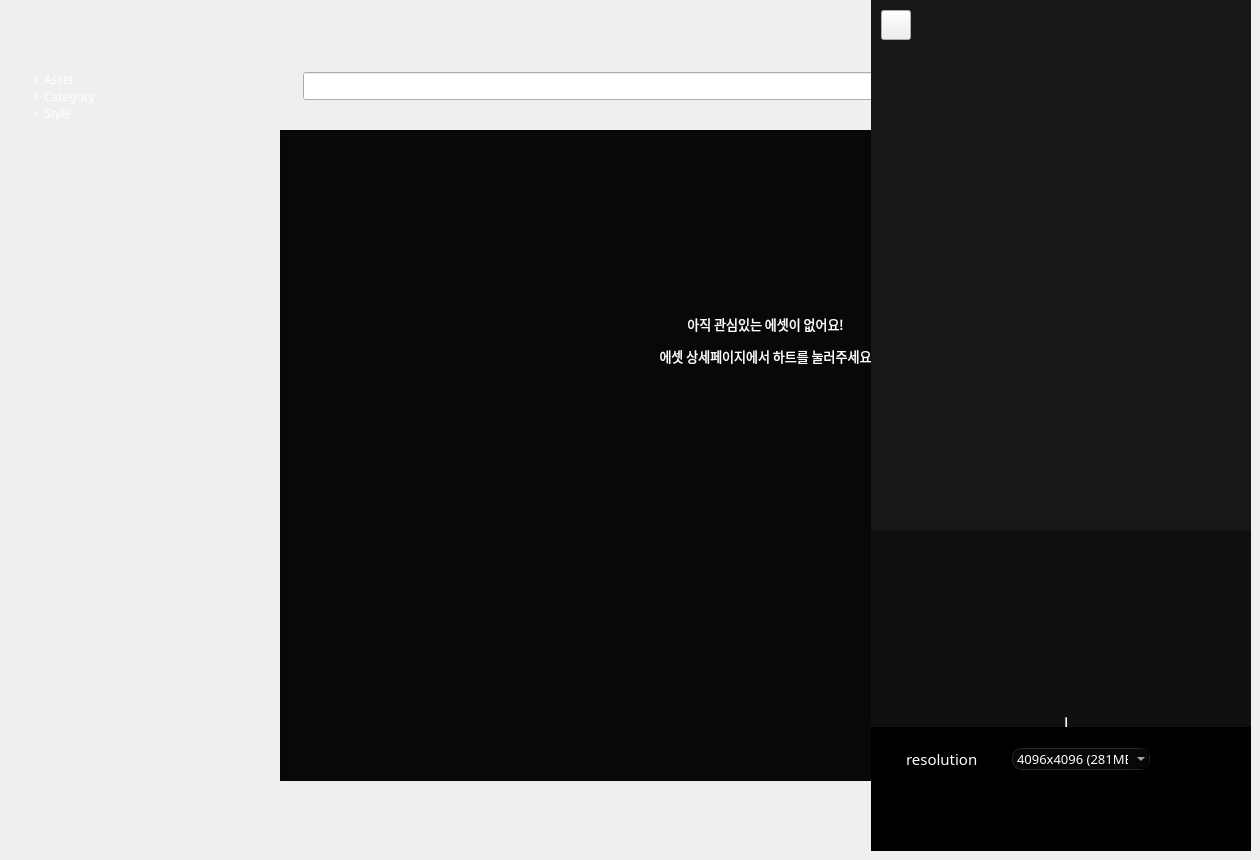
  <widget class="QWidget" name="centralwidget">
   <property name="sizePolicy">
    <sizepolicy hsizetype="Expanding" vsizetype="Expanding">
     <horstretch>0</horstretch>
     <verstretch>0</verstretch>
    </sizepolicy>
   </property>
   <widget class="QTableWidget" name="tableWidget">
    <property name="geometry">
     <rect>
      <x>280</x>
      <y>130</y>
      <width>971</width>
      <height>651</height>
     </rect>
    </property>
    <property name="sizePolicy">
     <sizepolicy hsizetype="Preferred" vsizetype="Expanding">
      <horstretch>0</horstretch>
      <verstretch>0</verstretch>
     </sizepolicy>
    </property>
    <property name="font">
     <font>
      <family>Pretendard</family>
     </font>
    </property>
    <property name="focusPolicy">
     <enum>Qt::FocusPolicy::NoFocus</enum>
    </property>
    <property name="styleSheet">
     <string notr="true">background: #080808;

</string>
    </property>
    <property name="verticalScrollBarPolicy">
     <enum>Qt::ScrollBarPolicy::ScrollBarAsNeeded</enum>
    </property>
    <property name="horizontalScrollBarPolicy">
     <enum>Qt::ScrollBarPolicy::ScrollBarAsNeeded</enum>
    </property>
    <property name="sizeAdjustPolicy">
     <enum>QAbstractScrollArea::SizeAdjustPolicy::AdjustIgnored</enum>
    </property>
    <property name="autoScroll">
     <bool>false</bool>
    </property>
    <property name="autoScrollMargin">
     <number>0</number>
    </property>
    <property name="textElideMode">
     <enum>Qt::TextElideMode::ElideLeft</enum>
    </property>
    <property name="showGrid">
     <bool>true</bool>
    </property>
    <property name="columnCount">
     <number>5</number>
    </property>
    <attribute name="horizontalHeaderVisible">
     <bool>false</bool>
    </attribute>
    <attribute name="horizontalHeaderDefaultSectionSize">
     <number>180</number>
    </attribute>
    <attribute name="horizontalHeaderHighlightSections">
     <bool>false</bool>
    </attribute>
    <attribute name="verticalHeaderVisible">
     <bool>false</bool>
    </attribute>
    <attribute name="verticalHeaderMinimumSectionSize">
     <number>180</number>
    </attribute>
    <attribute name="verticalHeaderDefaultSectionSize">
     <number>180</number>
    </attribute>
    <attribute name="verticalHeaderHighlightSections">
     <bool>false</bool>
    </attribute>
    <column>
     <property name="text">
      <string>New Column</string>
     </property>
     <property name="font">
      <font>
       <family>Pretendard</family>
      </font>
     </property>
    </column>
    <column>
     <property name="text">
      <string>New Column</string>
     </property>
     <property name="font">
      <font>
       <family>Pretendard</family>
      </font>
     </property>
    </column>
    <column>
     <property name="text">
      <string>New Column</string>
     </property>
     <property name="font">
      <font>
       <family>Pretendard</family>
      </font>
     </property>
    </column>
    <column/>
    <column/>
   </widget>
   <widget class="QLabel" name="label">
    <property name="geometry">
     <rect>
      <x>0</x>
      <y>0</y>
      <width>1251</width>
      <height>801</height>
     </rect>
    </property>
    <property name="styleSheet">
     <string notr="true">background-image: url('/home/llly/spirit/source/bg.png');
background-repeat: no-repeat; 
background-position: center;  
border: none;              
color:#ffffff;

background-color: transparent;</string>
    </property>
    <property name="text">
     <string/>
    </property>
   </widget>
   <widget class="QLabel" name="user_num">
    <property name="geometry">
     <rect>
      <x>1133</x>
      <y>12</y>
      <width>63</width>
      <height>31</height>
     </rect>
    </property>
    <property name="font">
     <font>
      <family>Pretendard</family>
      <pointsize>9</pointsize>
     </font>
    </property>
    <property name="styleSheet">
     <string notr="true">background:transmission;
color:#A2A2A2;</string>
    </property>
    <property name="text">
     <string/>
    </property>
   </widget>
   <widget class="QComboBox" name="comboBox">
    <property name="geometry">
     <rect>
      <x>1104</x>
      <y>70</y>
      <width>111</width>
      <height>31</height>
     </rect>
    </property>
    <property name="styleSheet">
     <string notr="true">QComboBox {
    background: #000000;
    color: white;
    border: 0.5px solid #383838;
    border-radius: 5px;
}

QComboBox QAbstractItemView {
    background-color:#181818; /* 배경 빨간색 */
    color: white;
    selection-background-color: #080808;
    selection-color: white;
    

    border:0.5px solid #383838; /* 테두리도 배경과 같은 색으로 */

}</string>
    </property>
    <property name="currentText">
     <string>최신순</string>
    </property>
    <item>
     <property name="text">
      <string>최신순</string>
     </property>
    </item>
    <item>
     <property name="text">
      <string>오래된 순</string>
     </property>
    </item>
    <item>
     <property name="text">
      <string>다운로드 순</string>
     </property>
    </item>
   </widget>
   <widget class="QTreeWidget" name="treeWidget">
    <property name="geometry">
     <rect>
      <x>30</x>
      <y>70</y>
      <width>181</width>
      <height>671</height>
     </rect>
    </property>
    <property name="font">
     <font>
      <family>Pretendard</family>
     </font>
    </property>
    <property name="toolTip">
     <string notr="true"/>
    </property>
    <property name="statusTip">
     <string notr="true"/>
    </property>
    <property name="whatsThis">
     <string notr="true"/>
    </property>
    <property name="accessibleName">
     <string notr="true"/>
    </property>
    <property name="accessibleDescription">
     <string notr="true"/>
    </property>
    <property name="styleSheet">
     <string notr="true">background: transparent;
color:#ffffff;
</string>
    </property>
    <property name="editTriggers">
     <set>QAbstractItemView::EditTrigger::NoEditTriggers</set>
    </property>
    <property name="selectionMode">
     <enum>QAbstractItemView::SelectionMode::NoSelection</enum>
    </property>
    <property name="indentation">
     <number>10</number>
    </property>
    <property name="uniformRowHeights">
     <bool>true</bool>
    </property>
    <property name="itemsExpandable">
     <bool>true</bool>
    </property>
    <property name="animated">
     <bool>true</bool>
    </property>
    <attribute name="headerVisible">
     <bool>false</bool>
    </attribute>
    <attribute name="headerMinimumSectionSize">
     <number>50</number>
    </attribute>
    <column>
     <property name="text">
      <string>New Column</string>
     </property>
    </column>
    <item>
     <property name="text">
      <string>Asset</string>
     </property>
     <property name="font">
      <font>
       <family>Pretendard</family>
      </font>
     </property>
     <property name="flags">
      <set>ItemIsSelectable|ItemIsDragEnabled|ItemIsDropEnabled|ItemIsEnabled</set>
     </property>
     <item>
      <property name="text">
       <string>3D Model</string>
      </property>
      <property name="font">
       <font>
        <family>Pretendard Variable</family>
        <pointsize>10</pointsize>
       </font>
      </property>
     </item>
     <item>
      <property name="text">
       <string>Material</string>
      </property>
      <property name="font">
       <font>
        <family>Pretendard Variable</family>
        <pointsize>10</pointsize>
       </font>
      </property>
     </item>
     <item>
      <property name="text">
       <string>HDRI</string>
      </property>
      <property name="font">
       <font>
        <family>Pretendard Variable</family>
        <pointsize>10</pointsize>
       </font>
      </property>
     </item>
     <item>
      <property name="text">
       <string>Texture</string>
      </property>
      <property name="font">
       <font>
        <family>Pretendard Variable</family>
        <pointsize>10</pointsize>
       </font>
      </property>
     </item>
    </item>
    <item>
     <property name="text">
      <string>Category</string>
     </property>
     <property name="font">
      <font>
       <family>Pretendard Variable</family>
      </font>
     </property>
     <property name="flags">
      <set>ItemIsSelectable|ItemIsDragEnabled|ItemIsDropEnabled|ItemIsEnabled</set>
     </property>
     <item>
      <property name="text">
       <string>Character</string>
      </property>
      <property name="font">
       <font>
        <family>Pretendard Variable</family>
        <pointsize>10</pointsize>
       </font>
      </property>
     </item>
     <item>
      <property name="text">
       <string>Environment</string>
      </property>
      <property name="font">
       <font>
        <family>Pretendard Variable</family>
        <pointsize>10</pointsize>
       </font>
      </property>
     </item>
     <item>
      <property name="text">
       <string>Prop</string>
      </property>
      <property name="font">
       <font>
        <family>Pretendard Variable</family>
        <pointsize>10</pointsize>
       </font>
      </property>
     </item>
     <item>
      <property name="text">
       <string>Vehicle</string>
      </property>
      <property name="font">
       <font>
        <family>Pretendard Variable</family>
        <pointsize>10</pointsize>
       </font>
      </property>
     </item>
     <item>
      <property name="text">
       <string>Weapon</string>
      </property>
      <property name="font">
       <font>
        <family>Pretendard Variable</family>
        <pointsize>10</pointsize>
       </font>
      </property>
     </item>
     <item>
      <property name="text">
       <string>Architecture</string>
      </property>
      <property name="font">
       <font>
        <family>Pretendard Variable</family>
        <pointsize>10</pointsize>
       </font>
      </property>
     </item>
     <item>
      <property name="text">
       <string>Others</string>
      </property>
      <property name="font">
       <font>
        <family>Pretendard Variable</family>
        <pointsize>10</pointsize>
       </font>
      </property>
     </item>
    </item>
    <item>
     <property name="text">
      <string>Style</string>
     </property>
     <property name="font">
      <font>
       <family>Pretendard Variable</family>
      </font>
     </property>
     <property name="flags">
      <set>ItemIsSelectable|ItemIsDragEnabled|ItemIsDropEnabled|ItemIsEnabled</set>
     </property>
     <item>
      <property name="text">
       <string>Realistic</string>
      </property>
      <property name="font">
       <font>
        <family>Pretendard Variable</family>
        <pointsize>10</pointsize>
       </font>
      </property>
     </item>
     <item>
      <property name="text">
       <string>Stylized</string>
      </property>
      <property name="font">
       <font>
        <family>Pretendard Variable</family>
        <pointsize>10</pointsize>
       </font>
      </property>
     </item>
     <item>
      <property name="text">
       <string>Procedural</string>
      </property>
      <property name="font">
       <font>
        <family>Pretendard Variable</family>
        <pointsize>10</pointsize>
       </font>
      </property>
     </item>
    </item>
   </widget>
   <widget class="QLabel" name="toggle_btn">
    <property name="geometry">
     <rect>
      <x>950</x>
      <y>67</y>
      <width>115</width>
      <height>37</height>
     </rect>
    </property>
    <property name="styleSheet">
     <string notr="true">background: transmission;</string>
    </property>
    <property name="text">
     <string/>
    </property>
   </widget>
   <widget class="QPushButton" name="toggle_btn_touch_area">
    <property name="geometry">
     <rect>
      <x>949</x>
      <y>64</y>
      <width>121</width>
      <height>41</height>
     </rect>
    </property>
    <property name="styleSheet">
     <string notr="true">QPushButton {
    background: transparent;  /* 배경 투명 */
    border: none;  /* 테두리 제거 */
}</string>
    </property>
    <property name="text">
     <string/>
    </property>
   </widget>
   <widget class="QLineEdit" name="search">
    <property name="geometry">
     <rect>
      <x>303</x>
      <y>72</y>
      <width>631</width>
      <height>28</height>
     </rect>
    </property>
    <property name="font">
     <font>
      <family>Pretendard</family>
     </font>
    </property>
    <property name="layoutDirection">
     <enum>Qt::LayoutDirection::LeftToRight</enum>
    </property>
    <property name="styleSheet">
     <string notr="true"/>
    </property>
   </widget>
   <widget class="QStackedWidget" name="stackedWidget">
    <property name="geometry">
     <rect>
      <x>871</x>
      <y>0</y>
      <width>380</width>
      <height>851</height>
     </rect>
    </property>
    <property name="frameShape">
     <enum>QFrame::Shape::NoFrame</enum>
    </property>
    <property name="currentIndex">
     <number>0</number>
    </property>
    <widget class="QWidget" name="page_3">
     <widget class="QPushButton" name="exit_btn">
      <property name="geometry">
       <rect>
        <x>10</x>
        <y>10</y>
        <width>30</width>
        <height>30</height>
       </rect>
      </property>
      <property name="font">
       <font>
        <family>PT Sans</family>
        <pointsize>24</pointsize>
        <bold>false</bold>
       </font>
      </property>
      <property name="styleSheet">
       <string notr="true"/>
      </property>
      <property name="text">
       <string/>
      </property>
      <property name="icon">
       <iconset>
        <normaloff>../../../../../../../nas/spirit/asset_project/source/ic___white.png</normaloff>../../../../../../../nas/spirit/asset_project/source/ic___white.png</iconset>
      </property>
      <property name="iconSize">
       <size>
        <width>30</width>
        <height>30</height>
       </size>
      </property>
     </widget>
     <widget class="QLabel" name="name">
      <property name="geometry">
       <rect>
        <x>100</x>
        <y>400</y>
        <width>63</width>
        <height>19</height>
       </rect>
      </property>
      <property name="styleSheet">
       <string notr="true">color: #ffffff</string>
      </property>
      <property name="text">
       <string/>
      </property>
     </widget>
     <widget class="QPushButton" name="image_l_btn">
      <property name="geometry">
       <rect>
        <x>20</x>
        <y>360</y>
        <width>71</width>
        <height>71</height>
       </rect>
      </property>
      <property name="font">
       <font>
        <family>PT Sans</family>
        <pointsize>24</pointsize>
        <bold>false</bold>
       </font>
      </property>
      <property name="styleSheet">
       <string notr="true">QPushButton {
    background: transparent;  /* 버튼 배경을 투명하게 설정 */
    border: none;             /* 테두리 없애기 (필요 시) */
    background-attachment: fixed;  /* 배경 이미지가 창 크기 변경 시 고정됨 */
    padding: 0px;                  /* 여백 제거 */
    margin: 0px;                   /* 여백 제거 */
    alignment: center;  
}
</string>
      </property>
      <property name="text">
       <string/>
      </property>
     </widget>
     <widget class="QPushButton" name="image_r_btn">
      <property name="geometry">
       <rect>
        <x>300</x>
        <y>360</y>
        <width>71</width>
        <height>71</height>
       </rect>
      </property>
      <property name="font">
       <font>
        <family>PT Sans</family>
        <pointsize>24</pointsize>
        <bold>false</bold>
       </font>
      </property>
      <property name="styleSheet">
       <string notr="true">QPushButton {
    background: transparent;  /* 버튼 배경을 투명하게 설정 */
    border: none;             /* 테두리 없애기 (필요 시) */
    background-attachment: fixed;  /* 배경 이미지가 창 크기 변경 시 고정됨 */
    padding: 0px;                  /* 여백 제거 */
    margin: 0px;                   /* 여백 제거 */
    alignment: center;  
}
</string>
      </property>
      <property name="text">
       <string/>
      </property>
     </widget>
     <widget class="QStackedWidget" name="stackedWidget_2">
      <property name="geometry">
       <rect>
        <x>0</x>
        <y>53</y>
        <width>380</width>
        <height>291</height>
       </rect>
      </property>
      <property name="styleSheet">
       <string notr="true"/>
      </property>
      <widget class="QWidget" name="page"/>
      <widget class="QWidget" name="page_2"/>
     </widget>
     <widget class="QLabel" name="info_list_bar_s">
      <property name="geometry">
       <rect>
        <x>20</x>
        <y>360</y>
        <width>340</width>
        <height>71</height>
       </rect>
      </property>
      <property name="text">
       <string/>
      </property>
     </widget>
     <widget class="QLabel" name="info_name">
      <property name="geometry">
       <rect>
        <x>45</x>
        <y>10</y>
        <width>291</width>
        <height>31</height>
       </rect>
      </property>
      <property name="font">
       <font>
        <family>Pretendard</family>
        <pointsize>13</pointsize>
       </font>
      </property>
      <property name="styleSheet">
       <string notr="true">color:#ffffff;</string>
      </property>
      <property name="text">
       <string/>
      </property>
     </widget>
     <widget class="QWidget" name="horizontalLayoutWidget">
      <property name="geometry">
       <rect>
        <x>74</x>
        <y>367</y>
        <width>233</width>
        <height>51</height>
       </rect>
      </property>
      <layout class="QHBoxLayout" name="image_widget_s">
       <property name="spacing">
        <number>0</number>
       </property>
       <property name="sizeConstraint">
        <enum>QLayout::SizeConstraint::SetDefaultConstraint</enum>
       </property>
       <property name="topMargin">
        <number>0</number>
       </property>
      </layout>
     </widget>
     <widget class="QPushButton" name="like_btn">
      <property name="geometry">
       <rect>
        <x>302</x>
        <y>6</y>
        <width>40</width>
        <height>40</height>
       </rect>
      </property>
      <property name="font">
       <font>
        <family>PT Sans</family>
        <pointsize>24</pointsize>
        <bold>false</bold>
       </font>
      </property>
      <property name="styleSheet">
       <string notr="true">QPushButton {
    background: transparent;  /* 버튼 배경을 투명하게 설정 */
    border: none;             /* 테두리 없애기 (필요 시) */
    background-attachment: fixed;  /* 배경 이미지가 창 크기 변경 시 고정됨 */
    padding: 0px;                  /* 여백 제거 */
    margin: 0px;                   /* 여백 제거 */
    alignment: center;  
}
</string>
      </property>
      <property name="text">
       <string/>
      </property>
      <property name="iconSize">
       <size>
        <width>40</width>
        <height>40</height>
       </size>
      </property>
     </widget>
     <widget class="QPushButton" name="exit_btn_3">
      <property name="geometry">
       <rect>
        <x>349</x>
        <y>16</y>
        <width>20</width>
        <height>20</height>
       </rect>
      </property>
      <property name="font">
       <font>
        <family>PT Sans</family>
        <pointsize>24</pointsize>
        <bold>false</bold>
       </font>
      </property>
      <property name="styleSheet">
       <string notr="true">QPushButton {
    background: transparent;  /* 버튼 배경을 투명하게 설정 */
    border: none;             /* 테두리 없애기 (필요 시) */
    background-attachment: fixed;  /* 배경 이미지가 창 크기 변경 시 고정됨 */
    padding: 0px;                  /* 여백 제거 */
    margin: 0px;                   /* 여백 제거 */
    alignment: center;  
}
</string>
      </property>
      <property name="text">
       <string/>
      </property>
      <property name="icon">
       <iconset>
        <normaloff>../../../../../../nas/spirit/asset_project/source/more_icon.png</normaloff>../../../../../../nas/spirit/asset_project/source/more_icon.png</iconset>
      </property>
      <property name="iconSize">
       <size>
        <width>20</width>
        <height>20</height>
       </size>
      </property>
     </widget>
     <widget class="QLabel" name="description">
      <property name="geometry">
       <rect>
        <x>20</x>
        <y>477</y>
        <width>339</width>
        <height>20</height>
       </rect>
      </property>
      <property name="font">
       <font>
        <family>Pretendard</family>
        <pointsize>9</pointsize>
        <bold>false</bold>
       </font>
      </property>
      <property name="styleSheet">
       <string notr="true">color:#c7c7c7;</string>
      </property>
      <property name="text">
       <string/>
      </property>
     </widget>
     <widget class="QLabel" name="asset_type">
      <property name="geometry">
       <rect>
        <x>20</x>
        <y>500</y>
        <width>339</width>
        <height>20</height>
       </rect>
      </property>
      <property name="font">
       <font>
        <family>Pretendard</family>
        <pointsize>9</pointsize>
        <bold>false</bold>
       </font>
      </property>
      <property name="styleSheet">
       <string notr="true">color:#C7C7C7;</string>
      </property>
      <property name="text">
       <string/>
      </property>
     </widget>
     <widget class="QLabel" name="info_name_2">
      <property name="geometry">
       <rect>
        <x>20</x>
        <y>440</y>
        <width>291</width>
        <height>31</height>
       </rect>
      </property>
      <property name="font">
       <font>
        <family>Sans</family>
        <pointsize>15</pointsize>
        <bold>true</bold>
       </font>
      </property>
      <property name="styleSheet">
       <string notr="true">color:#ffffff;</string>
      </property>
      <property name="text">
       <string/>
      </property>
     </widget>
     <widget class="QWidget" name="horizontalLayoutWidget_2">
      <property name="geometry">
       <rect>
        <x>19</x>
        <y>553</y>
        <width>341</width>
        <height>31</height>
       </rect>
      </property>
      <layout class="QHBoxLayout" name="horizontalLayout">
       <property name="spacing">
        <number>12</number>
       </property>
       <property name="sizeConstraint">
        <enum>QLayout::SizeConstraint::SetDefaultConstraint</enum>
       </property>
       <item>
        <widget class="QLabel" name="license_type">
         <property name="font">
          <font>
           <family>Pretendard</family>
           <pointsize>10</pointsize>
          </font>
         </property>
         <property name="styleSheet">
          <string notr="true">color:#ffffff;</string>
         </property>
         <property name="text">
          <string/>
         </property>
        </widget>
       </item>
       <item>
        <widget class="QLabel" name="style_area">
         <property name="font">
          <font>
           <family>Pretendard</family>
           <pointsize>10</pointsize>
          </font>
         </property>
         <property name="styleSheet">
          <string notr="true">color:#ffffff;</string>
         </property>
         <property name="text">
          <string/>
         </property>
        </widget>
       </item>
       <item>
        <widget class="QLabel" name="category">
         <property name="font">
          <font>
           <family>Pretendard</family>
           <pointsize>10</pointsize>
          </font>
         </property>
         <property name="styleSheet">
          <string notr="true">color:#ffffff;</string>
         </property>
         <property name="text">
          <string/>
         </property>
        </widget>
       </item>
      </layout>
     </widget>
     <widget class="QLabel" name="label_3">
      <property name="geometry">
       <rect>
        <x>0</x>
        <y>-10</y>
        <width>391</width>
        <height>631</height>
       </rect>
      </property>
      <property name="styleSheet">
       <string notr="true">background-color:#181818;</string>
      </property>
      <property name="text">
       <string/>
      </property>
     </widget>
     <widget class="QWidget" name="verticalLayoutWidget">
      <property name="geometry">
       <rect>
        <x>29</x>
        <y>608</y>
        <width>321</width>
        <height>91</height>
       </rect>
      </property>
      <layout class="QVBoxLayout" name="verticalLayout">
       <property name="spacing">
        <number>8</number>
       </property>
       <item>
        <widget class="QLabel" name="creator">
         <property name="font">
          <font>
           <family>Pretendard</family>
           <pointsize>10</pointsize>
          </font>
         </property>
         <property name="styleSheet">
          <string notr="true">color:#717171;</string>
         </property>
         <property name="text">
          <string/>
         </property>
        </widget>
       </item>
       <item>
        <widget class="QLabel" name="downloads">
         <property name="font">
          <font>
           <family>Pretendard</family>
           <pointsize>10</pointsize>
          </font>
         </property>
         <property name="styleSheet">
          <string notr="true">color:#717171;</string>
         </property>
         <property name="text">
          <string/>
         </property>
        </widget>
       </item>
       <item>
        <widget class="QLabel" name="create_at">
         <property name="font">
          <font>
           <family>Pretendard</family>
           <pointsize>10</pointsize>
          </font>
         </property>
         <property name="styleSheet">
          <string notr="true">color:#717171;</string>
         </property>
         <property name="text">
          <string/>
         </property>
        </widget>
       </item>
       <item>
        <widget class="QLabel" name="update_up">
         <property name="font">
          <font>
           <family>Pretendard</family>
           <pointsize>10</pointsize>
          </font>
         </property>
         <property name="styleSheet">
          <string notr="true">color:#717171;</string>
         </property>
         <property name="text">
          <string/>
         </property>
        </widget>
       </item>
      </layout>
     </widget>
     <widget class="QComboBox" name="comboBox_3">
      <property name="geometry">
       <rect>
        <x>141</x>
        <y>748</y>
        <width>145</width>
        <height>20</height>
       </rect>
      </property>
      <property name="font">
       <font>
        <family>Pretendard</family>
        <pointsize>10</pointsize>
       </font>
      </property>
      <property name="layoutDirection">
       <enum>Qt::LayoutDirection::LeftToRight</enum>
      </property>
      <property name="styleSheet">
       <string notr="true">QComboBox {
    background: #080808;
 	color:#ffffff;
    border: 0.5px solid #282828;
    border-radius: 10px;
}

QComboBox QAbstractItemView {
    background-color:#181818; /* 배경 빨간색 */
    color: white;
    selection-background-color: #080808;
    selection-color: white;
    

    border:0.5px solid #383838; /* 테두리도 배경과 같은 색으로 */

}</string>
      </property>
      <property name="currentText">
       <string>4096x4096 (281MB)</string>
      </property>
      <property name="sizeAdjustPolicy">
       <enum>QComboBox::SizeAdjustPolicy::AdjustToContents</enum>
      </property>
      <item>
       <property name="text">
        <string>4096x4096 (281MB)</string>
       </property>
      </item>
      <item>
       <property name="text">
        <string>2048 x2048 (141MB)</string>
       </property>
      </item>
      <item>
       <property name="text">
        <string>1024 x1024 (70MB)</string>
       </property>
      </item>
     </widget>
     <widget class="QLabel" name="label_4">
      <property name="geometry">
       <rect>
        <x>35</x>
        <y>728</y>
        <width>91</width>
        <height>41</height>
       </rect>
      </property>
      <property name="font">
       <font>
        <family>Pretendard</family>
        <pointsize>11</pointsize>
       </font>
      </property>
      <property name="styleSheet">
       <string notr="true">color:#ffffff;</string>
      </property>
      <property name="text">
       <string>
resolution     |</string>
      </property>
     </widget>
     <widget class="QPushButton" name="download_btn">
      <property name="geometry">
       <rect>
        <x>320</x>
        <y>747</y>
        <width>20</width>
        <height>20</height>
       </rect>
      </property>
      <property name="font">
       <font>
        <family>PT Sans</family>
        <pointsize>24</pointsize>
        <bold>false</bold>
       </font>
      </property>
      <property name="styleSheet">
       <string notr="true">QPushButton {
    background: transparent;  /* 버튼 배경을 투명하게 설정 */
    border: none;             /* 테두리 없애기 (필요 시) */
    background-attachment: fixed;  /* 배경 이미지가 창 크기 변경 시 고정됨 */
    padding: 0px;                  /* 여백 제거 */
    margin: 0px;                   /* 여백 제거 */
    alignment: center;  
}
</string>
      </property>
      <property name="text">
       <string/>
      </property>
      <property name="icon">
       <iconset>
        <normaloff>../../../../../../nas/spirit/asset_project/source/download.png</normaloff>../../../../../../nas/spirit/asset_project/source/download.png</iconset>
      </property>
      <property name="iconSize">
       <size>
        <width>24</width>
        <height>24</height>
       </size>
      </property>
     </widget>
     <widget class="Line" name="line">
      <property name="geometry">
       <rect>
        <x>0</x>
        <y>717</y>
        <width>391</width>
        <height>20</height>
       </rect>
      </property>
      <property name="styleSheet">
       <string notr="true">c</string>
      </property>
      <property name="lineWidth">
       <number>1</number>
      </property>
      <property name="orientation">
       <enum>Qt::Orientation::Vertical</enum>
      </property>
     </widget>
     <widget class="QLabel" name="label_2">
      <property name="geometry">
       <rect>
        <x>0</x>
        <y>530</y>
        <width>390</width>
        <height>330</height>
       </rect>
      </property>
      <property name="styleSheet">
       <string notr="true">background-color:#101010;</string>
      </property>
      <property name="text">
       <string/>
      </property>
     </widget>
     <widget class="QLabel" name="label_5">
      <property name="geometry">
       <rect>
        <x>-10</x>
        <y>727</y>
        <width>392</width>
        <height>330</height>
       </rect>
      </property>
      <property name="styleSheet">
       <string notr="true">background-color:#000000;</string>
      </property>
      <property name="text">
       <string/>
      </property>
     </widget>
     <zorder>label_3</zorder>
     <zorder>label_2</zorder>
     <zorder>exit_btn</zorder>
     <zorder>name</zorder>
     <zorder>info_list_bar_s</zorder>
     <zorder>info_name</zorder>
     <zorder>image_l_btn</zorder>
     <zorder>image_r_btn</zorder>
     <zorder>horizontalLayoutWidget</zorder>
     <zorder>like_btn</zorder>
     <zorder>exit_btn_3</zorder>
     <zorder>description</zorder>
     <zorder>asset_type</zorder>
     <zorder>info_name_2</zorder>
     <zorder>horizontalLayoutWidget_2</zorder>
     <zorder>verticalLayoutWidget</zorder>
     <zorder>line</zorder>
     <zorder>label_5</zorder>
     <zorder>download_btn</zorder>
     <zorder>comboBox_3</zorder>
     <zorder>label_4</zorder>
     <zorder>stackedWidget_2</zorder>
    </widget>
    <widget class="QWidget" name="page_4"/>
   </widget>
   <widget class="QLabel" name="like_empty_notice">
    <property name="geometry">
     <rect>
      <x>640</x>
      <y>310</y>
      <width>251</width>
      <height>61</height>
     </rect>
    </property>
    <property name="font">
     <font>
      <family>Pretendard Thin</family>
     </font>
    </property>
    <property name="styleSheet">
     <string notr="true">color:#ffffff;</string>
    </property>
    <property name="text">
     <string>&lt;html&gt;&lt;head/&gt;&lt;body&gt;&lt;p align=&quot;center&quot;&gt;&lt;span style=&quot; font-size:10pt;&quot;&gt;아직 관심있는 에셋이 없어요!&lt;/span&gt;&lt;/p&gt;&lt;p align=&quot;center&quot;&gt;&lt;span style=&quot; font-size:10pt;&quot;&gt;에셋 상세페이지에서 하트를 눌러주세요&lt;/span&gt;&lt;/p&gt;&lt;/body&gt;&lt;/html&gt;</string>
    </property>
   </widget>
   <zorder>label</zorder>
   <zorder>tableWidget</zorder>
   <zorder>user_num</zorder>
   <zorder>comboBox</zorder>
   <zorder>treeWidget</zorder>
   <zorder>toggle_btn</zorder>
   <zorder>toggle_btn_touch_area</zorder>
   <zorder>search</zorder>
   <zorder>stackedWidget</zorder>
   <zorder>like_empty_notice</zorder>
  </widget>
